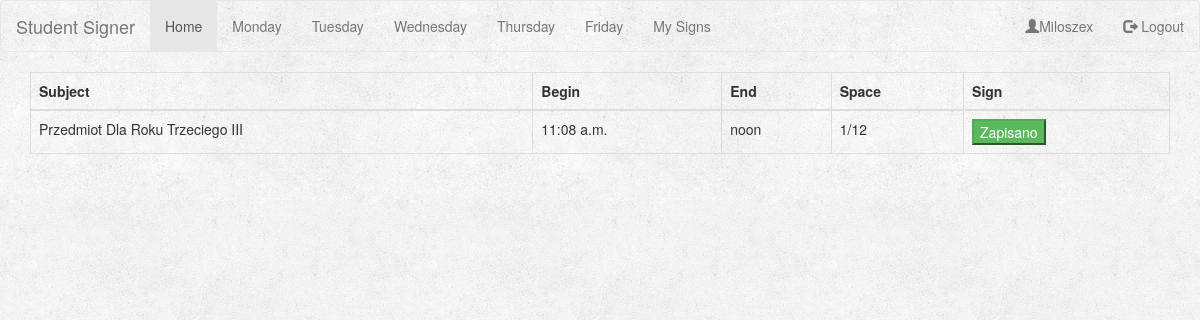
Page /wednesday/ (signed in) on the committed database.
### signs/models.py (models this page shows, shortened)
class Subject(models.Model):
    DAY_CHOICE = (
        (1, 'Monday'),
        (2, 'Tuesday'),
        (3, 'Wednesday'),
        (4, 'Thursday'),
        (5, 'Friday'),
    )
    YEAR_CHOICE = (
        (0, 'undefined'),
        (1, '1'),
        (2, '2'),
        (3, '3'),
        (4, '4'),
        (5, '5'),
    )
    name = models.CharField(max_length=150)
    day = models.IntegerField(choices=DAY_CHOICE)
    begin_at = models.TimeField(blank=True)
    end_at = models.TimeField(blank=True)
    actual_space = models.IntegerField(default=0)
    space = models.IntegerField(default=0)
    year = models.IntegerField(choices=YEAR_CHOICE, default=0)
    class Meta:
        ordering = ['begin_at']

### signs/views.py (the view)
# urls.py: url(r'^wednesday/$', views.showWednesdayTable, name='showWednesday'),
def showWednesdayTable(request):
    user = request.user
    if request.user.is_authenticated():
        subjects = Subject.objects.all().filter(day=3, year=request.user.extendeduser.year)
    else:
        subjects = Subject.objects.all().filter(day=3, year=0)
    subjects_participation = {}
    try:
        for object in Subject.objects.all():
            if Sign.objects.all().filter(subject=object.id, user=user).exists():
                subjects_participation[object.id] = {'state': 'disabled', 'text': 'Zapisano'}
            else:
                subjects_participation[object.id] = {'state': ' ', 'text': 'Zapisz się'}
    except:
        pass
    return render(request, 'signs/wednesday.html', {'subjects': subjects, 'participation': subjects_participation})

### signs/templates/signs/wednesday.html (shortened to what this page needs)
{% extends 'base.html' %}
{% block pageContent %}
    <table class="table table-bordered">
    <thead>
    <tr>
        <th>Subject</th>
        <th>Begin</th>
        <th>End</th>
        <th>Space</th>
        <th>Sign</th>
    </tr>
    </thead>
{% for subject in subjects %}
    <tbody>
        <td>{{ subject.name }}</td>
        <td>{{ subject.begin_at }}</td>
        <td>{{ subject.end_at }}</td>
        <td> {{ subject.actual_space }}/{{ subject.space }}</td>
        <td><button class="btn-success subjectButton" day="wednesday" subjectId="{{ subject.id }}"
			{% for key, value in participation.items %}
				{% if key == subject.id %}
					{{value.state}}>{{value.text}}
				{% endif %}
			{% endfor %}
		</button><br></td>
    </tbody>
{% endfor %}
    </table>
{% endblock %}

### account/templates/base.html (shortened to what this page needs)
<!DOCTYPE html>
<html lang="en">
<head>
  <link rel="stylesheet" href="https://maxcdn.bootstrapcdn.com/bootstrap/3.3.7/css/bootstrap.min.css">
    {% load staticfiles %}
    <link rel="stylesheet" type="text/css" href="{% static 'account/style.css' %}">
</head>
<body>
<nav class="navbar navbar-default" id="bar">
  <div class="container-fluid">
    <div class="navbar-header">
      <a class="navbar-brand" href="#">Student Signer</a>
    </div>
    <ul class="nav navbar-nav">
      <li class="active"><a href="{% url 'index' %}">Home</a></li>
        {% if user.is_authenticated %}
      <li><a href="{% url 'showMonday' %}">Monday</a></li>
      <li><a href="{% url 'showTuesday' %}">Tuesday</a></li>
      <li><a href="{% url 'showWednesday' %}">Wednesday</a></li>
      <li><a href="{% url 'showThursday' %}">Thursday</a></li>
      <li><a href="{% url 'showFriday' %}">Friday</a></li>
      <li><a href="{% url 'mysigns' %}">My Signs</a></li>
            {% endif %}
    </ul>
      <ul class="nav navbar-nav navbar-right">
          {% if user.is_authenticated %}
              <li><a href="#"><span class="glyphicon glyphicon-user"></span>{{ user }}</a></li>
              <li><a href="{%  url 'logout' %}"><span class="glyphicon glyphicon-log-out"></span> Logout </a></li>
          {% else %}
              <li><a href="{% url 'register' %}"><span class="glyphicon glyphicon-user"></span> Sign Up</a></li>
              <li><a href="{% url 'login' %}"><span class="glyphicon glyphicon-log-in"></span> Login</a></li>
          {% endif %}
      </ul>
  </div>
</nav>
<div class="container-fluid">
    <div class="container">
        {% block pageContent %}
        {% endblock %}
    </div>
</div>
</body>
</html>

### account/static/account/style.css (style rules this page uses)
body { background: white url("images/background.png"); }
#bar { background: white url("images/background.png"); }

### rows in the picture
Subject: name "Przedmiot Dla Roku Trzeciego III", begin_at "11:08 a.m.", end_at "noon", actual_space "1", space "12", text "Zapisano"

### other values in the picture
{{ user }} "Miloszex"
